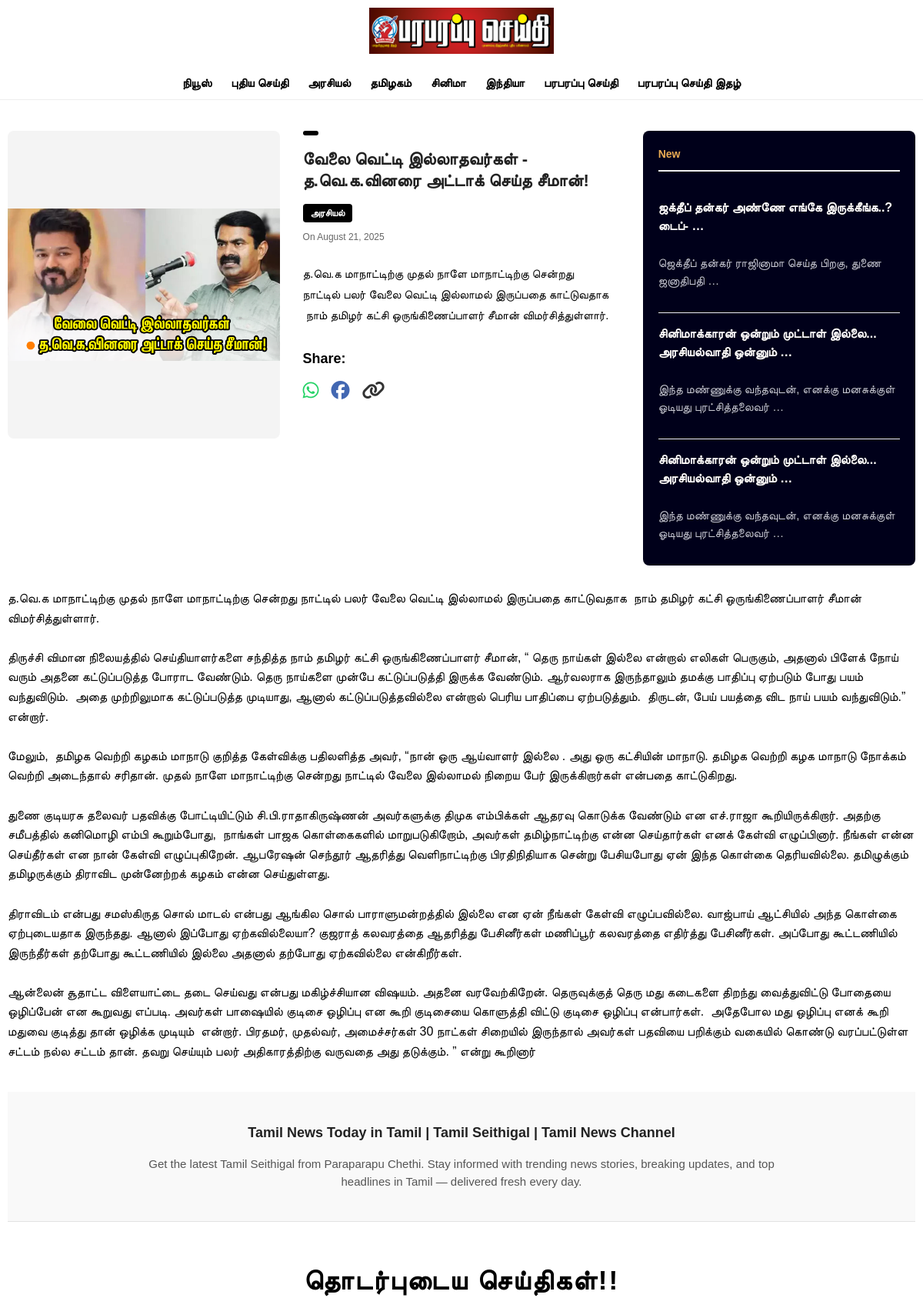
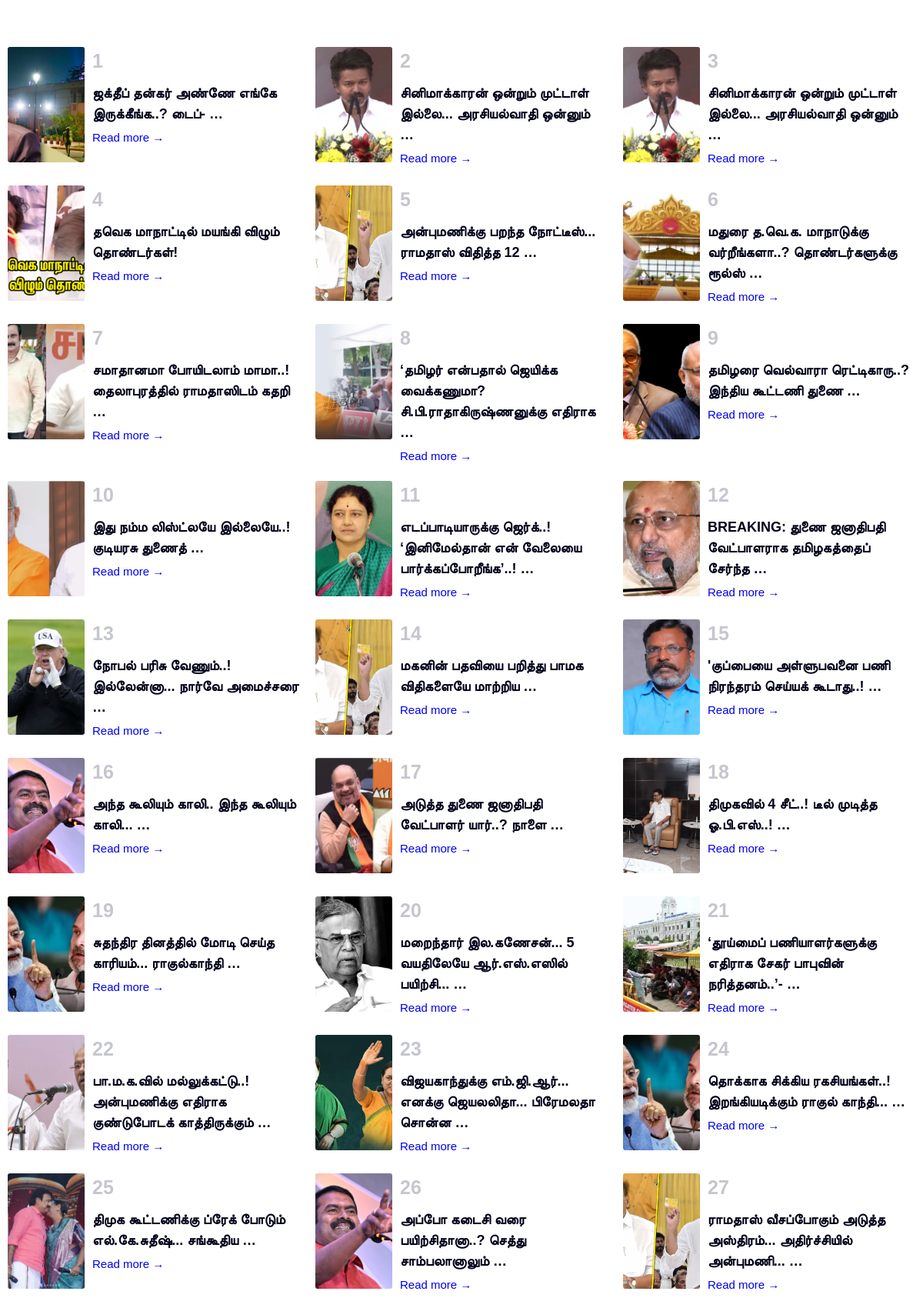
Page /tamil-news/Seeman-attacked-the-TVK-members/ (upper part) on the committed database (2 pictures, top to bottom).
### seithi/models.py (models this page shows, shortened)
class Tag(models.Model):
    name = models.CharField(max_length=200)

class News(models.Model):
    title = models.CharField(max_length=200)
    slug = models.CharField(max_length=200, unique=True, blank=True, null=True)
    description = models.TextField()
    content = RichTextUploadingField()
    thumbnail = models.ImageField(null=True, blank=True)
    tags = models.ManyToManyField(Tag, blank=True)
    published_date = models.DateTimeField(auto_now_add=True)
    repoter = models.ManyToManyField(Repoter,blank=True)

### seithi/views.py (the view)
# urls.py: path('tamil-news/<str:slug>/', views.new, name="single-news"),
def new(request, slug):
    projectobj = get_object_or_404(News, slug=slug)
    tagsa = Tag.objects.all()
    tags = projectobj.tags.all()
    latest_news = News.objects.exclude(slug=slug).order_by('-published_date')[:3]
    matched_news = News.objects.filter(tags__in=tags).exclude(slug=slug).distinct().order_by('-published_date')[:30]
    if request.method == 'POST':
        name = request.POST.get('name')
        body = request.POST.get('body')
        if name and body:
            Review.objects.create(news=projectobj, name=name, body=body)
            return redirect('single-news', slug=slug)
    comments = projectobj.review_set.all().order_by('-created')
    context = {
        'new': projectobj,
        'tagsa' : tagsa,
        'tags': tags,
        'latest_news': latest_news,
        'matched_news': matched_news,
        'comments': comments,
    }
    return render(request, 'seithi/single-news.html', context)

### seithi/templates/seithi/single-news.html (shortened to what this page needs)
{%load static%}
<!DOCTYPE html>
<html lang="ta">
<head>
  <link rel="stylesheet" href="https://cdnjs.cloudflare.com/ajax/libs/font-awesome/6.5.0/css/all.min.css">
  <link rel="stylesheet" href="{% static 'styles/style.css' %}">
</head>
<body>
<header class="responsive-header">
    <div class="mobile-header">
      <a href="{% url 'home' %}">
        <img src="{% static 'images/new_logo.png' %}" class="main-logo" alt="Paraparapu Chethi Logo">
      </a>
    </div>
  <nav class="nav-links" id="navMenu">
    <ul>
      <li><a href="{% url 'home'%}">நியூஸ்</a></li>
      <li><a href="{% url 'new-news' %}">புதிய செய்தி</a></li>
      {% for tag in tagsa %}
        <li><a href="{% url 'news-by-tag' tag.name %}">{{ tag.name }}</a></li>
      {% endfor %}
      <li><a href="{% url 'magazine_page' %}">பரபரப்பு செய்தி இதழ்</a></li>
    </ul>
  </nav>
</header>
  <main>
<section class="singlenews">
  <div class="container">
    <div class="singlenews__inner">
      <article class="singlenews__main">
        {% if new.thumbnail %}
          <img src="{{ new.thumbnail.url }}" alt="{{ new.title }}" class="singlenews__main-cover singlenews__main-cover--desktopmag">
        {% else %}
          <div class="singlenews__no-image">No image uploaded</div>
        {% endif %}
        <div class="singlenews__content">
          <div class="singlenews__header">
            <span class="singlenews__category">{{ new.category }}</span>
            <h1 class="singlenews__title">{{ new.title }}</h1>
            {% for tag in tags %}
            <span class="singlenews__categorytag">{{ tag.name }}</span>
            {% endfor %}
            <div class="singlenews__meta">
              <span class="singlenews__date">On {{ new.published_date|date:"F j, Y" }}</span>
            </div>
          </div>
          <div class="singlenews__body">
            {{ new.description|linebreaks }}
          </div>
          <div style="margin-top: 30px; margin-bottom: 10px; font-weight: 600; font-size: 18px;">
            Share:
          </div>
          <div style="display: flex; gap: 16px; align-items: center;">
            <a href="https://wa.me/?text={{ request.build_absolute_uri }}" target="_blank" title="Share on WhatsApp"
              style="color: #25D366; font-size: 24px;">
              <i class="fab fa-whatsapp"></i>
            </a>
            <a href="https://www.facebook.com/sharer/sharer.php?u={{ request.build_absolute_uri }}" target="_blank" title="Share on Facebook"
              style="color: #4267B2; font-size: 24px;">
              <i class="fab fa-facebook"></i>
            </a>
            <a href="javascript:void(0);" onclick="copyToClipboard()" title="Copy Link"
              style="color: #333; font-size: 24px;">
              <i class="fas fa-link"></i>
            </a>
          </div>
        </div>
      </article>
        <aside class="singlenews__side">
            <h2 class="singlenews__side-title">New</h2>
            <ul class="singlenews__side-list">
            {% for item in latest_news %}
              <li class="singlenews__side-item">
                <h3 class="singlenews__side-item-title">
                  <a href="{% url 'single-news' item.slug %}">
                    {{ item.title|truncatewords:6 }}
                  </a>
                </h3>
                <p class="singlenews__side-item-desc">
                  {{ item.description|truncatewords:7 }}
                </p>
              </li>
            {% endfor %}
            </ul>
          </aside>
    </div>
    <div class="singlenews__rich-content">
      {{ new.content|safe }}
    </div>
  </div>
</section>
<section class="home-keywords container" style="padding: 40px 0; background: #f9f9f9; border-bottom: 1px solid #e2e2e2;">
  <div style="max-width: 900px; margin: 0 auto; padding: 0 20px;">
    <h2 style="font-size: 1.8rem; font-weight: 700; color: #222; margin-bottom: 16px; text-align:center;">
      Tamil News Today in Tamil | Tamil Seithigal | Tamil News Channel
    </h2>
    <p style="text-align:center; font-size: 15px; color: #555;">
      Get the latest Tamil Seithigal from Paraparapu Chethi. Stay informed with trending news stories, breaking updates, and top headlines in Tamil — delivered fresh every day.
    </p>
  </div>
</section>
<h2 class="container" style="margin-top: 50px; margin-bottom: 20px; font-size: 35px; font-weight: bold; text-align: center; text-transform: uppercase; letter-spacing: 2px; font-family: Arial, sans-serif;">
  தொடர்புடைய செய்திகள்!!
</h2>
<section class="recent">
      <div class="container">
        <div class="recent__inner">
          <ul class="recent__list">
            {% for item in matched_news %}
            <li class="recent__item">
              <article class="recent__article">
                {% if item.thumbnail %}
                  <img class="recent__article-cover" src="{{ item.thumbnail.url }}" alt="{{item.title}}">
                {% else %}
                  <img class="recent__article-cover" src="{% static 'images/d.jpg' %}" alt="No Image">
                {% endif %}
                <div class="recent__article-info">
                  <span class="recent__article-number">{{ forloop.counter }}</span>
                  <h4 class="recent__article-title">
                    <a href="{% url 'single-news' item.slug %}">{{ item.title|truncatewords:6 }}</a>
                  </h4>
                  <a href="{% url 'single-news' item.slug %}" class="read-more-link">Read more →</a>
                </div>
              </article>
            </li>
            {% endfor %}
          </ul>
        </div>
      </div>
    </section>
  </main>
</body>
</html>

### static/styles/style.css (style rules this page uses)
:root { --color-primary-1: hsl(35, 77%, 62%); --color-primary-2: hsl(5, 85%, 63%); --color-neutral-1: hsl(36, 100%, 99%); --color-neutral-2: hsl(233, 8%, 79%); --color-neutral-3: hsl(236, 13%, 42%); --color-neutral-4: hsl(240, 100%, 5%); }
html { box-sizing: border-box; font-size: 62.5%; }
*, *::after, *::before { box-sizing: inherit; padding: 0; margin: 0; }
a, a:active, a:visited { text-decoration: none; }
ul { list-style: none; }
body { line-height: 1.5; font-size: 1.5rem; font-family: 'Inter', sans-serif; padding-top: 9rem; padding-bottom: 12rem; }
body { font-family: "Latha", "Arial", sans-serif; margin: 0; padding: 0; background-color: #fff; }
.responsive-header { background-color: #fff; border-bottom: 1px solid #eee; }
.mobile-header { display: flex; align-items: center; justify-content: center; padding: 10px; position: relative; }
.main-logo { height: 60px; }
.nav-links { display: flex; justify-content: center; padding: 10px 0; background-color: #fff; }
.nav-links ul { display: flex; flex-wrap: wrap; gap: 25px; list-style: none; padding: 0; margin: 0; }
.nav-links li a { text-decoration: none; font-weight: 600; font-size: 15px; color: #000; }
.container { width: min(100% - 2rem, 120rem); margin-inline: auto; }
.recent { margin-top: 7rem; }
.recent__list { display: grid; grid-template-columns: repeat(3, 1fr); gap: 2rem; }
.recent__article { display: flex; flex-direction: row; gap: 1rem; height: 100%; }
.singlenews { padding: 40px 0; }
.singlenews__inner { display: flex; gap: 40px; }
.singlenews__main { flex: 2; display: flex; gap: 30px; }
.singlenews__main-cover { flex: 0 0 45%; max-width: 45%; }
.singlenews__main-cover--desktopmag { width: 100%; height: 40rem; border-radius: 8px; object-fit: contain; background-color: #f4f4f4; }
.singlenews__content { flex: 1; }
.singlenews__header { margin-bottom: 25px; }
.singlenews__categorytag { display: inline-block; background: #000000; color: #FFFFFF; padding: 3px 10px; border-radius: 4px; font-size: 1.2rem; font-weight: bold; margin-bottom: 10px; }
.singlenews__rich-content { padding-top: 30px; }
.singlenews__rich-content { overflow-x: hidden; word-wrap: break-word; font-size: 16px; line-height: 1.6; }
.singlenews__category { display: inline-block; background: #000000; color: #FFFFFF; padding: 3px 10px; border-radius: 4px; font-size: 1.2rem; font-weight: bold; margin-bottom: 10px; }
.singlenews__title { font-size: 2.2rem; line-height: 1.3; margin-bottom: 15px; color: #222; }
.singlenews__meta { display: flex; gap: 15px; color: #666; font-size: 1.2rem; }
.singlenews__body { line-height: 1.8; font-size: 1.5rem; margin-bottom: 30px; }
.singlenews__side { flex: 0.8; background-color: var(--color-neutral-4); align-self: baseline; padding: 20px; padding-bottom: 1px; border-radius: 8px; }
.singlenews__side-title { color: var(--color-primary-1); transition: all 0.3s ease; font-size: 1.4rem; margin-bottom: 20px; padding-bottom: 10px; border-bottom: 2px solid #eee; }
.singlenews__side-item { padding: 15px 0; border-bottom: 1px solid #eee; display: flex; flex-direction: column; width: 100%; padding-bottom: 3rem; }
.singlenews__side-item:last-child { border-bottom: none; }
.singlenews__side-item-title { font-size: 1rem; margin-bottom: 5px; }
.singlenews__side-item-title a { color: var(--color-neutral-1); font-size: 1.6rem; display: block; margin-bottom: 2rem; transition: all 0.3s ease; }
.singlenews__side-item-desc { color: var(--color-neutral-2); }
.recent__article-cover { width: 10rem; height: 150px; object-fit: cover; border-radius: 3px; display: block; margin-bottom: 1rem; }
.recent__article-info { flex: 1; flex-direction: column; width: 100%; }
.recent__article-number { color: var(--color-neutral-2); font-size: 2.5rem; font-weight: 800; display: block; margin-bottom: 1rem; }
.recent__article-title a { color: var(--color-neutral-4); display: block; font-size: 1.8rem; margin-bottom: .6rem; transition: all 0.3s ease; }

### rows in the picture
Tag: name "அரசியல்"
Tag: name "தமிழகம்"
Tag: name "சினிமா"
Tag: name "இந்தியா"
Tag: name "பரபரப்பு செய்தி"
News: thumbnail (picture), title "வேலை வெட்டி இல்லாதவர்கள் - த.வெ.க.வினரை அட்டாக் செய்த சீமான்!", published_date "August 21, 2025", description "த.வெ.க மாநாட்டிற்கு முதல் நாளே மாநாட்டிற்கு சென்றது நாட்டில் பலர் வேலை வெட்டி இல்லாமல் இருப்பதை காட்டுவதாக நாம் தமிழர் கட்சி ஒருங்கிணைப்பாளர் சீமான் விமர்சித்துள்ளார்.", content "த.வெ.க மாநாட்டிற்கு முதல் நாளே மாநாட்டிற்கு சென்றது நாட்டில் பலர் வேலை வெட்டி இல்லாமல் இருப்பதை காட்டுவதாக நாம் தமிழர் கட்சி ஒருங்கிணைப்பாளர் சீமான் விமர்சித்துள்ளார். திருச்சி விமான நிலையத்தில் செய்தியாளர்களை சந்தித்த நாம் தமிழர் கட்சி ஒருங்கிணைப்பாளர் சீமான், “ தெரு நாய்கள் இல்லை என்றால் எலிகள் பெருகும், அதனால் பிளேக் நோய் வரும் அதனை கட்டுப்படுத்த போராட வேண்டும். தெரு நாய்களை முன்பே கட்டுப்படுத்தி இருக்க வேண்டும். ஆர்வலராக இருந்தாலும் தமக்கு பாதிப்பு ஏற்படும் போது பயம் வந்துவிடும். அதை முற்றிலுமாக கட்டுப்படுத்த முடியாது, ஆனால் கட்டுப்படுத்தவில்லை என்றால் பெரிய பாதிப்பை ஏற்படுத்தும். திருடன், பேய் பயத்தை விட நாய் பயம் வந்துவிடும்.” என்றார். மேலும், தமிழக வெற்றி கழகம் மாநாடு குறித்த…"
News: title "ஜக்தீப் தன்கர் அண்ணே எங்கே இருக்கீங்க..? டைப்- …", description "ஜெக்தீப் தன்கர் ராஜினாமா செய்த பிறகு, துணை ஜனாதிபதி …", thumbnail (picture)
News: title "சினிமாக்காரன் ஒன்றும் முட்டாள் இல்லை... அரசியல்வாதி ஒன்னும் …", description "இந்த மண்ணுக்கு வந்தவுடன், எனக்கு மனசுக்குள் ஓடியது புரட்சித்தலைவர் …", thumbnail (picture)
News: title "சினிமாக்காரன் ஒன்றும் முட்டாள் இல்லை... அரசியல்வாதி ஒன்னும் …", description "இந்த மண்ணுக்கு வந்தவுடன், எனக்கு மனசுக்குள் ஓடியது புரட்சித்தலைவர் …", thumbnail (picture)
News: thumbnail (picture), title "தவெக மாநாட்டில் மயங்கி விழும் தொண்டர்கள்!"
News: thumbnail (picture), title "அன்புமணிக்கு பறந்த நோட்டீஸ்... ராமதாஸ் விதித்த 12 …"
News: thumbnail (picture), title "மதுரை த.வெ.க. மாநாடுக்கு வர்றீங்களா..? தொண்டர்களுக்கு ரூல்ஸ் …"
News: thumbnail (picture), title "சமாதானமா போயிடலாம் மாமா..! தைலாபுரத்தில் ராமதாஸிடம் கதறி …"
News: thumbnail (picture), title "‘தமிழர் என்பதால் ஜெயிக்க வைக்கணுமா? சி.பி.ராதாகிருஷ்ணனுக்கு எதிராக …"
News: thumbnail (picture), title "தமிழரை வெல்வாரா ரெட்டிகாரு..? இந்திய கூட்டணி துணை …"
News: thumbnail (picture), title "இது நம்ம லிஸ்ட்லயே இல்லையே..! குடியரசு துணைத் …"
News: thumbnail (picture), title "எடப்பாடியாருக்கு ஜெர்க்..! ‘இனிமேல்தான் என் வேலையை பார்க்கப்போறீங்க’..! …"
News: thumbnail (picture), title "BREAKING: துணை ஜனாதிபதி வேட்பாளராக தமிழகத்தைப் சேர்ந்த …"
News: thumbnail (picture), title "நோபல் பரிசு வேணும்..! இல்லேன்னா... நார்வே அமைச்சரை …"
News: thumbnail (picture), title "மகனின் பதவியை பறித்து பாமக விதிகளையே மாற்றிய …"
News: thumbnail (picture), title "'குப்பையை அள்ளுபவனை பணி நிரந்தரம் செய்யக் கூடாது..! …"
News: thumbnail (picture), title "அந்த கூலியும் காலி.. இந்த கூலியும் காலி... …"
News: thumbnail (picture), title "அடுத்த துணை ஜனாதிபதி வேட்பாளர் யார்..? நாளை …"
News: thumbnail (picture), title "திமுகவில் 4 சீட்..! டீல் முடித்த ஓ.பி.எஸ்..! …"
News: thumbnail (picture), title "சுதந்திர தினத்தில் மோடி செய்த காரியம்... ராகுல்காந்தி …"
News: thumbnail (picture), title "மறைந்தார் இல.கணேசன்... 5 வயதிலேயே ஆர்.எஸ்.எஸில் பயிற்சி... …"
News: thumbnail (picture), title "‘தூய்மைப் பணியாளர்களுக்கு எதிராக சேகர் பாபுவின் நரித்தனம்..’- …"
News: thumbnail (picture), title "பா.ம.க.வில் மல்லுக்கட்டு..! அன்புமணிக்கு எதிராக குண்டுபோடக் காத்திருக்கும் …"
News: thumbnail (picture), title "விஜயகாந்துக்கு எம்.ஜி.ஆர்... எனக்கு ஜெயலலிதா... பிரேமலதா சொன்ன …"
News: thumbnail (picture), title "தொக்காக சிக்கிய ரகசியங்கள்..! இறங்கியடிக்கும் ராகுல் காந்தி... …"
News: thumbnail (picture), title "திமுக கூட்டணிக்கு ப்ரேக் போடும் எல்.கே.சுதீஷ்... சங்கூதிய …"
News: thumbnail (picture), title "அப்போ கடைசி வரை பயிற்சிதானா..? செத்து சாம்பலானாலும் …"
News: thumbnail (picture), title "ராமதாஸ் வீசப்போகும் அடுத்த அஸ்திரம்... அதிர்ச்சியில் அன்புமணி... …"
